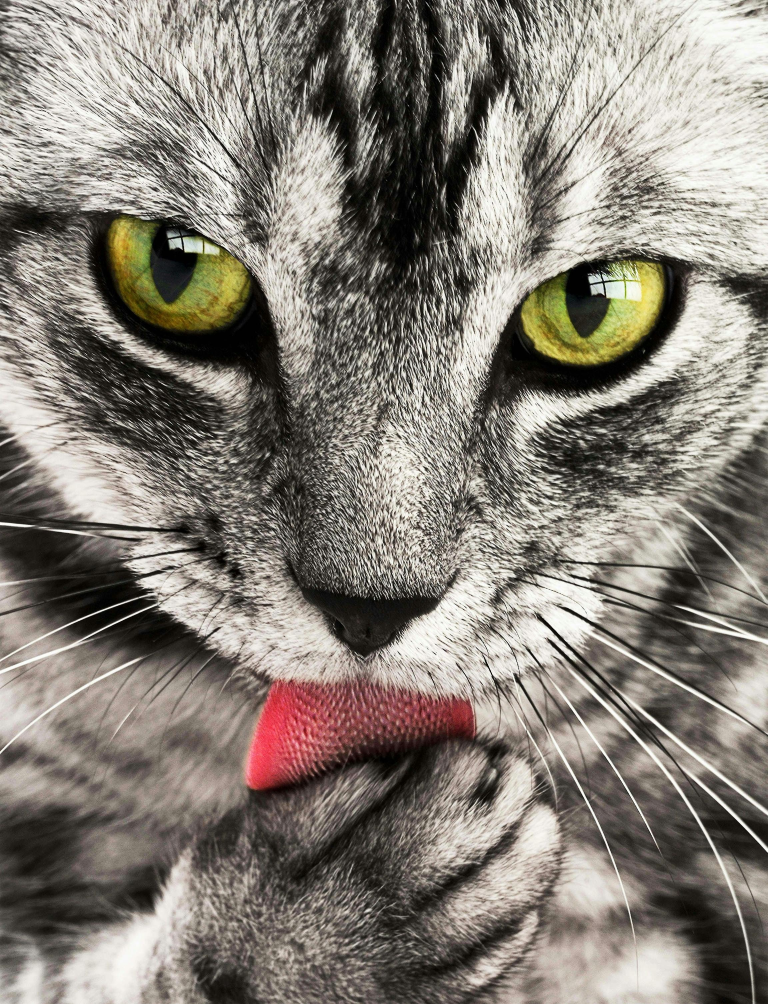
#> input picture jpg-to-png/input_folder/ahem.jpg, 2303 x 3012 px, found by its file name (shown at 1/3 size); its folder holds only this picture in this run
$ python resize-to-3by4.py
#> lines starting #> are read from the running program, lines starting #| are printed output that depends on the picture; after the words box and inside, x2 and y2 are one past the last pixel; in counts of white or black regions, pixels touching at a corner belong together
import os
import cv2
import numpy as np
from PIL import Image

def center_and_resize(image_path, output_path, target_size=(300, 400)):
    # Load the image using OpenCV
#> called with image_path = 'path\\input_folder/ahem.jpg', output_path = 'path\\output_folder/ahem.jpg', target_size = (300, 400)
    image = cv2.imread(image_path)
#> image is the input picture: shape (3012, 2303, 3); mean B, G, R 118.5, 127.2, 133.5

    # Convert to grayscale
    gray = cv2.cvtColor(image, cv2.COLOR_BGR2GRAY)
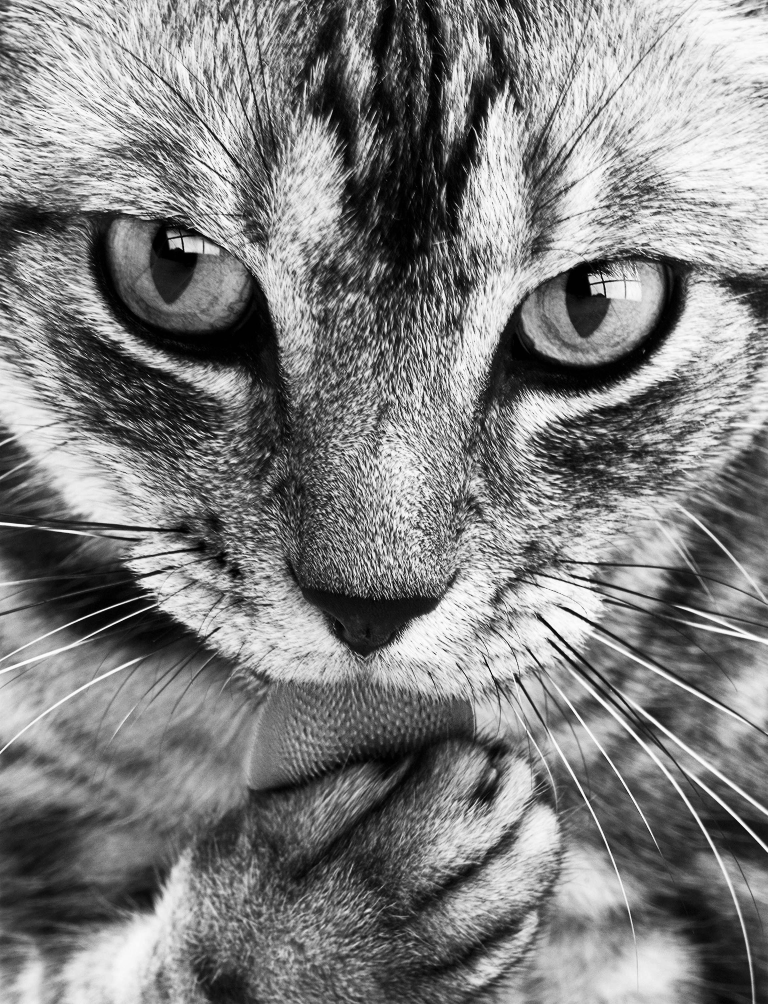
#> gray: shape (3012, 2303) (shown at 1/3 size); min 0, max 255, mean 128

    # Use a simple thresholding method to create a binary image
    _, binary = cv2.threshold(gray, 150, 255, cv2.THRESH_BINARY_INV)
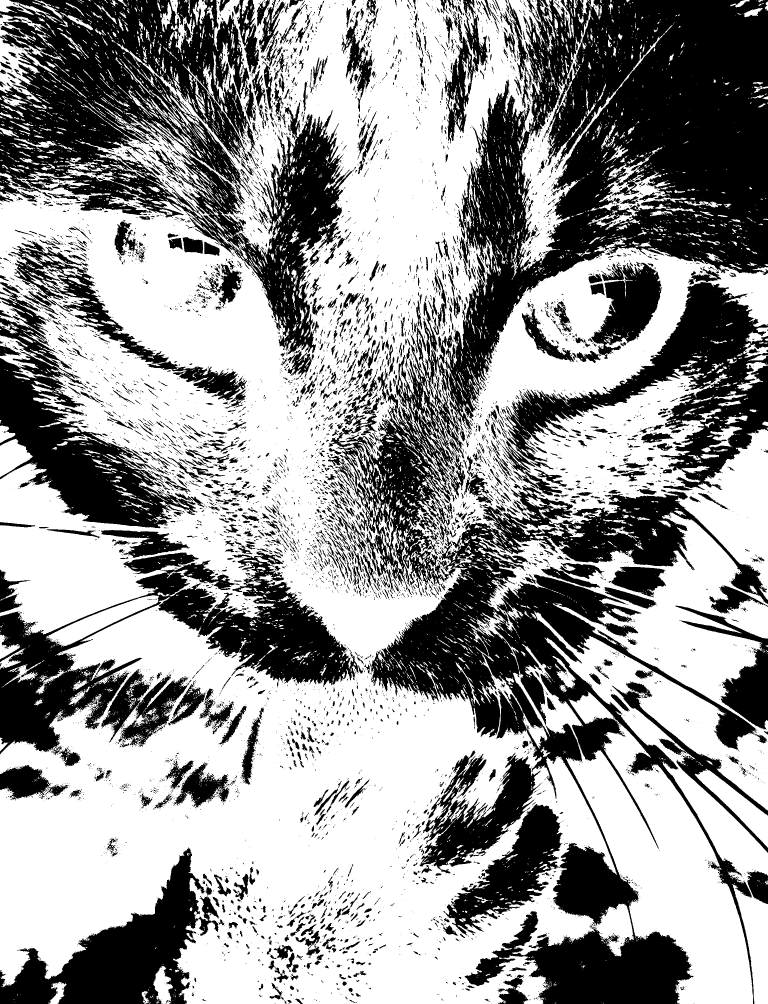
#> binary: shape (3012, 2303) (shown at 1/3 size); 59% white; 8775 black regions (6696 under 20 px)

    # Find contours
    contours, _ = cv2.findContours(binary, cv2.RETR_EXTERNAL, cv2.CHAIN_APPROX_SIMPLE)
#> contours = 6085 contours, 5109 with area under 20; largest, box (x1, y1, x2, y2) and area: (0, 0, 1901, 3012) 3237490, (1413, 1534, 2303, 3012) 554335, (1224, 712, 2303, 1799) 511193, (1555, 29, 2018, 811) 41844, (0, 40, 195, 308) 15826

    # If contours are found, proceed
    if contours:
        # Get the largest contour (assumed to be the main subject)
        largest_contour = max(contours, key=cv2.contourArea)
#> largest_contour = contour of 46629 points, box (x1, y1, x2, y2) (0, 0, 1901, 3012), area 3237490

        # Get bounding box of the largest contour
        x, y, w, h = cv2.boundingRect(largest_contour)
#> x = 0; y = 0; w = 1901; h = 3012

        # Crop the image to the bounding box
        cropped_image = image[y:y+h, x:x+w]
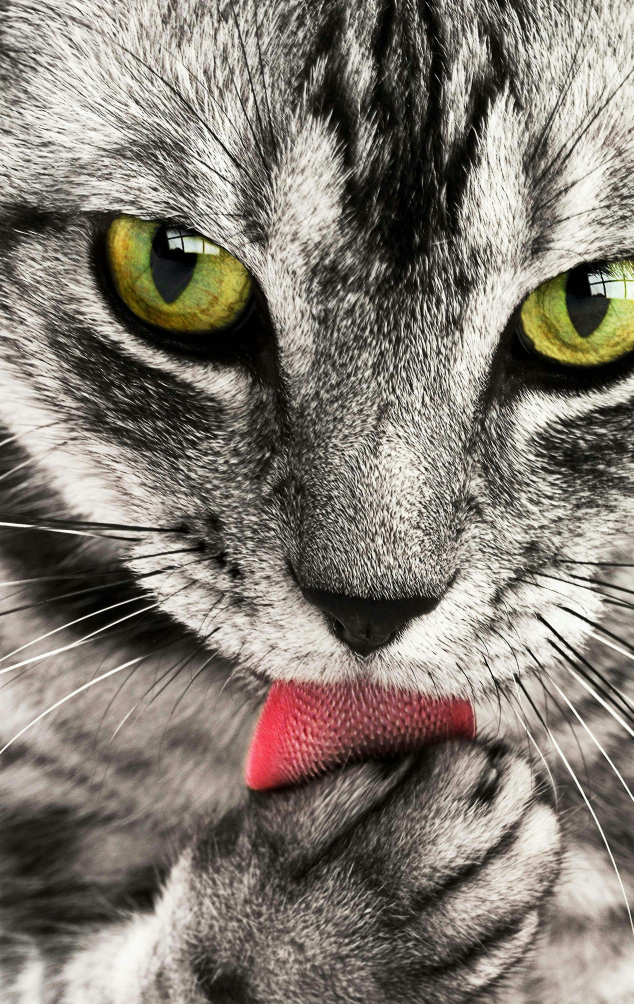
#> cropped_image: shape (3012, 1901, 3) (shown at 1/3 size); mean B, G, R 114.9, 123.4, 130.3

        # Calculate the aspect ratio of the cropped image
        crop_height, crop_width = cropped_image.shape[:2]
#> crop_height = 3012; crop_width = 1901
        crop_aspect_ratio = crop_width / crop_height
#> crop_aspect_ratio = 0.631

        # Calculate new dimensions to maintain 3:4 aspect ratio
        if crop_aspect_ratio < (3/4):  # Wider than 3:4
            new_height = target_size[1]
            new_width = int(new_height * (3 / 4))
        else:  # Taller than or equal to 3:4
            new_width = target_size[0]
            new_height = int(new_width * (4 / 3))

        # Resize the cropped image to the new dimensions
        resized_image = cv2.resize(cropped_image, (new_width, new_height))
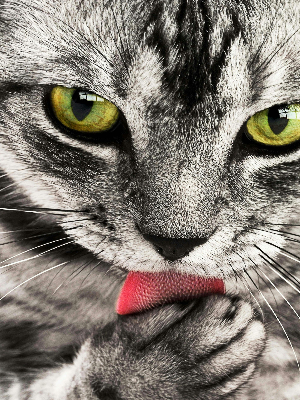
#> resized_image: shape (400, 300, 3); mean B, G, R 114.9, 123.4, 130.3

        # Create a blank 3:4 image and place the resized image in the center
        final_image = np.zeros((target_size[1], target_size[0], 3), dtype=np.uint8)
        start_x = (target_size[0] - new_width) // 2
        start_y = (target_size[1] - new_height) // 2
        final_image[start_y:start_y+new_height, start_x:start_x+new_width] = resized_image

        # Save the output image using Pillow
        output_image = Image.fromarray(cv2.cvtColor(final_image, cv2.COLOR_BGR2RGB))
        output_image.save(output_path)
    else:
        # If no contours are found, save a blank image of the target size
        blank_image = np.zeros((target_size[1], target_size[0], 3), dtype=np.uint8)
        output_image = Image.fromarray(blank_image)
        output_image.save(output_path)

def process_images(input_folder, output_folder, target_size=(300, 400)):
    # Create output folder if it doesn't exist
    os.makedirs(output_folder, exist_ok=True)

    # Process each image in the input folder
    for filename in os.listdir(input_folder):
        if filename.endswith(('.png', '.jpg', '.jpeg')):  # Check for image files
            input_image_path = os.path.join(input_folder, filename)
            output_image_path = os.path.join(output_folder, filename)
            center_and_resize(input_image_path, output_image_path, target_size)
            print(f'Processed: {filename}')

# Define input and output folder paths
input_folder = r'path\input_folder'  # Replace with your actual input folder path
output_folder = r'path\output_folder'  # Replace with your desired output folder path

# Run the process
process_images(input_folder, output_folder, target_size=(300, 400))  # Set the output size to 3:4
